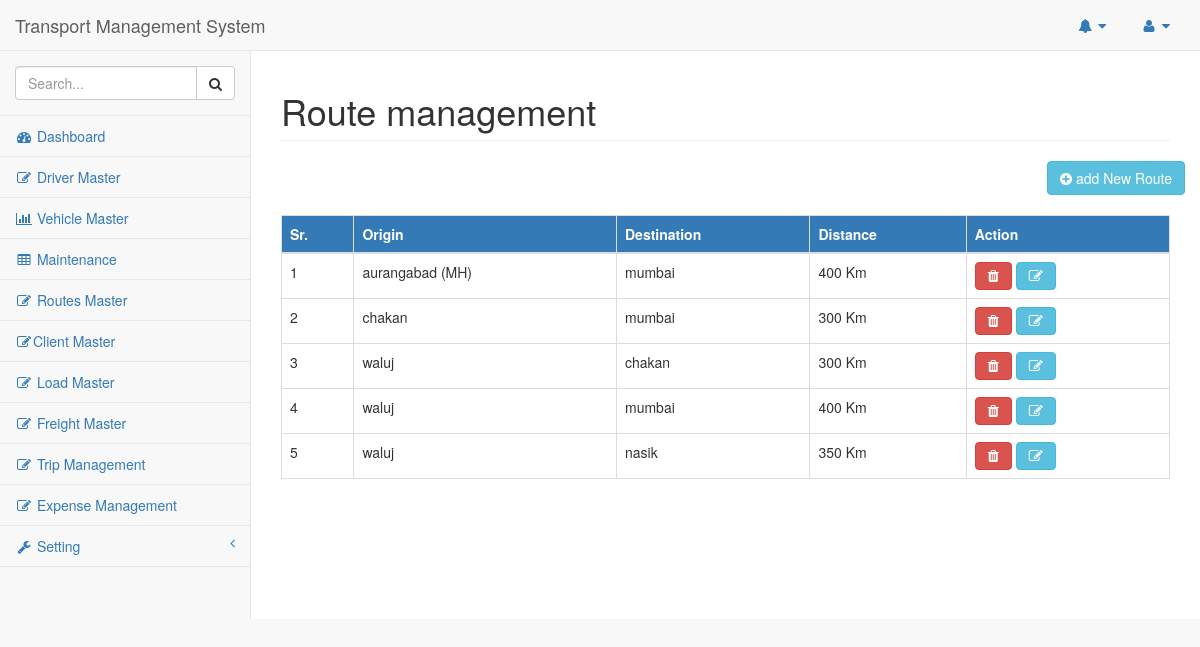
Page /index.php/route on the earlier database version.
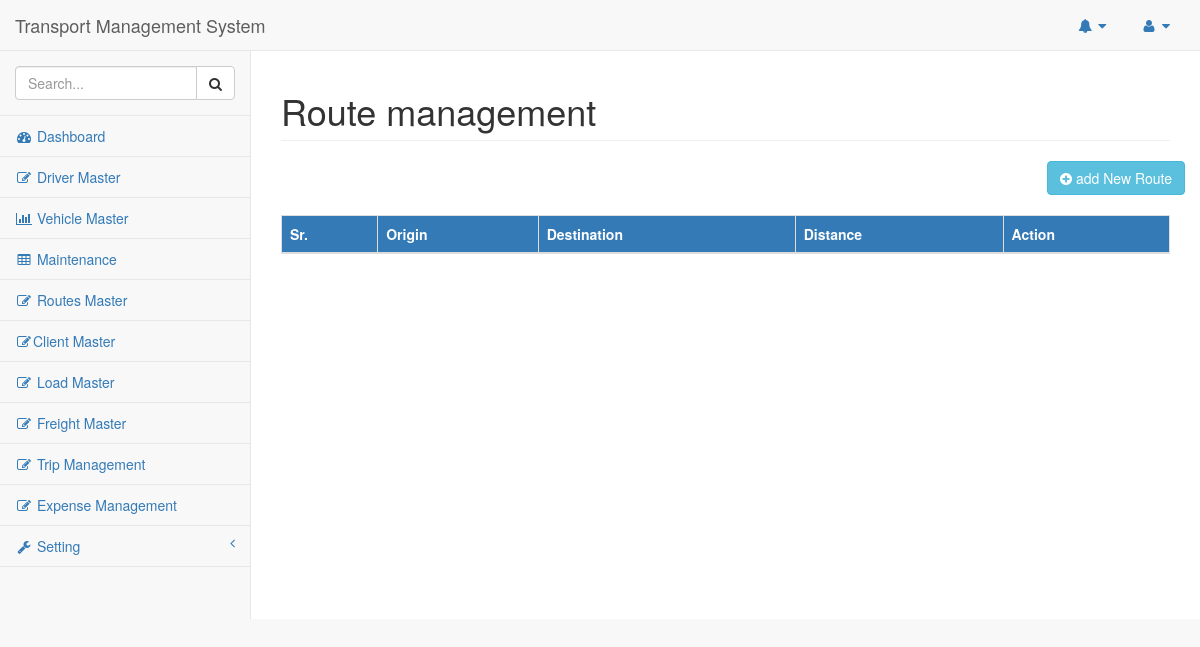
Same page on the later database version.
### tables this page shows
CREATE TABLE `routes` (
  `route_id` int(11) NOT NULL,
  `route_origin` varchar(225) NOT NULL,
  `route_destination` varchar(225) NOT NULL,
  `route_distance` int(11) NOT NULL
);

### application/controllers/Route.php (called while the page is built, shortened)
<?php
class Route extends CI_Controller
{
    public function index()
    {
        $data['route_info'] = $this->common_model->fetch_route();
        template($this, 'route', $data);
    }
}

### index.php (called while the page is built, shortened)
<?php
require_once BASEPATH.'core/CodeIgniter.php';

### application/models/Common_model.php (called while the page is built, shortened)
<?php
class Common_model extends CI_Model
{
    public function fetch_route()
    {
        $this->db->order_by('route_origin', 'asc');
        $query = $this->db->get("routes");
        return $query->result_array();
    }
}

### application/views/route.php (the view, shortened to what this page needs)
<body>
    <div id="wrapper">
        <?php $this->load->view('templates/navbar');?>
        <div id="page-wrapper">
            <div class="row">
                <div class="col-lg-12">
                    <h1 class="page-header">Route management</h1>
                </div>
                <button type="button" class="btn btn-info pull-right" id="add_new_route">
                <i class="fa fa-plus-circle"></i>
                 add New Route</button>
            </div>
            <br/>
            <div class="card-body">
                <div class="table-responsive">
                    <table class="table table-bordered table-hover" id="dataTable">
                        <thead class="bg-primary">
                            <tr>
                                <th>Sr.</th>
                                <th>Origin</th>
                                <th>Destination</th>
                                <th>Distance</th>
                                <th>Action</th>
                            </tr>
                        </thead>
                        <tbody id="route_info">
                            <?php for ($i = 0; $i < count($route_info); $i++) {?>
                            <tr>
                                <td><?php echo ($i+1); ?></td>
                                <td><?php echo $route_info[$i]['route_origin']; ?></td>
                                <td><?php echo $route_info[$i]['route_destination']; ?></td>
                                <td><?php echo $route_info[$i]['route_distance']; ?> Km</td>
                                <td value="<?php echo $route_info[$i]['route_id']; ?>">
                                    <button class="btn btn-danger fa fa-trash delete_route_btn"
                                        ></button>
                                    <button class="btn btn-info fa fa-edit update_route_btn"></button>
                                </td>
                            </tr>
                            <?php
}
?>
                        </tbody>
                    </table>
                </div>
            </div>
        </div>
    </div>
</body>

### application/views/templates/header.php (shortened to what this page needs)
<!DOCTYPE html>
<html lang="en">
<head>
    <title><?php title(); ?></title>
    <link href="<?php echo base_url(); ?>assets/vendor/bootstrap/css/bootstrap.min.css" rel="stylesheet">
    <link href="<?php echo base_url(); ?>assets/vendor/metisMenu/metisMenu.min.css" rel="stylesheet">
    <link href="<?php echo base_url(); ?>assets/dist/css/sb-admin-2.css" rel="stylesheet">
    <link href="<?php echo base_url(); ?>assets/css/custom.css" rel="stylesheet">
    <link href="<?php echo base_url(); ?>assets/vendor/morrisjs/morris.css" rel="stylesheet">
    <link href="<?php echo base_url(); ?>assets/vendor/font-awesome/css/font-awesome.min.css" rel="stylesheet" type="text/css">
</head>

### application/views/templates/navbar.php (shortened to what this page needs)
<nav class="navbar navbar-default navbar-static-top" role="navigation" style="margin-bottom: 0">
    <div class="navbar-header">
        <a class="navbar-brand" href="<?php echo base_url('admin'); ?>"><?php title(); ?></a>
    </div>
    <ul class="nav navbar-top-links navbar-right">
        <li class="dropdown">
            <a class="dropdown-toggle" data-toggle="dropdown" href="#">
                <i class="fa fa-bell fa-fw"></i> <i class="fa fa-caret-down"></i>
            </a>
        </li>
        <li class="dropdown">
            <a class="dropdown-toggle" data-toggle="dropdown" href="#">
                <i class="fa fa-user fa-fw"></i> <i class="fa fa-caret-down"></i>
            </a>
        </li>
    </ul>
    <div class="navbar-default sidebar" role="navigation">
        <div class="sidebar-nav navbar-collapse">
            <ul class="nav" id="side-menu">
                <li class="sidebar-search">
                    <div class="input-group custom-search-form">
                        <input type="text" class="form-control" placeholder="Search...">
                        <span class="input-group-btn">
                        <button class="btn btn-default" type="button">
                            <i class="fa fa-search"></i>
                        </button>
                    </span>
                    </div>
                </li>
                <li>
                    <a href="<?php echo base_url('admin'); ?>"><i class="fa fa-dashboard fa-fw"></i> Dashboard</a>
                </li>
                                        <li>
                    <a href="<?php echo base_url('driver/'); ?>"><i class="fa fa-edit fa-fw"></i> Driver Master</a>
                </li>
                <li>
                    <a href="<?php echo base_url('vehicle/'); ?>"><i class="fa fa-bar-chart-o fa-fw"></i> Vehicle Master</a>
                </li>
                <li>
                    <a href="<?php echo base_url('maintenance/'); ?>"><i class="fa fa-table fa-fw"></i> Maintenance</a>
                </li>
                <li>
                <a href="<?php echo base_url('route/'); ?>"><i class="fa fa-edit fa-fw"></i> Routes Master</a>
                </li>
                <li>
                    <a href="<?php echo base_url('client/'); ?>"><i class="fa fa-edit fa-fw"></i>Client Master</a>
                </li>
                <li>
                   <a href="<?php echo base_url('load/'); ?>">
                        <i class="fa fa-edit fa-fw"></i>
                        Load Master
                    </a>
                </li>
                <li>
                    <a href="<?php echo base_url('freight'); ?>">
                        <i class="fa fa-edit fa-fw"></i>
                        Freight Master
                    </a>
                </li>
                <li>
                    <a href="<?php echo base_url('trip'); ?>"><i class="fa fa-edit fa-fw"></i> Trip Management</a>
                </li>
                <li>
                    <a href="<?php echo base_url('operations/expense_management'); ?>"><i class="fa fa-edit fa-fw"></i> Expense Management</a>
                </li>
                <li>
                    <a href="#"><i class="fa fa-wrench fa-fw"></i> Setting<span class="fa arrow"></span></a>
                </li>
            </ul>
        </div>
    </div>
</nav>

### application/helpers/genral_helper.php (shortened to what this page needs)
<?php
function title()
{
	echo "Transport Management System";
}
function template($ctx,$page = "templates/error_404",$vers = array())
{
		$ctx->load->view('templates/header');
		$ctx->load->view($page,$vers);
}

Differences in the rows shown:
removed routes: route_origin "aurangabad (MH)", route_destination "mumbai", route_distance "400", $route_info[$i]['route_id'] 13 (drawn)
removed routes: route_origin "chakan", route_destination "mumbai", route_distance "300", $route_info[$i]['route_id'] 12 (drawn)
removed routes: route_origin "waluj", route_destination "chakan", route_distance "300", $route_info[$i]['route_id'] 9 (drawn)
removed routes: route_origin "waluj", route_destination "mumbai", route_distance "400", $route_info[$i]['route_id'] 10 (drawn)
removed routes: route_origin "waluj", route_destination "nasik", route_distance "350", $route_info[$i]['route_id'] 11 (drawn)
